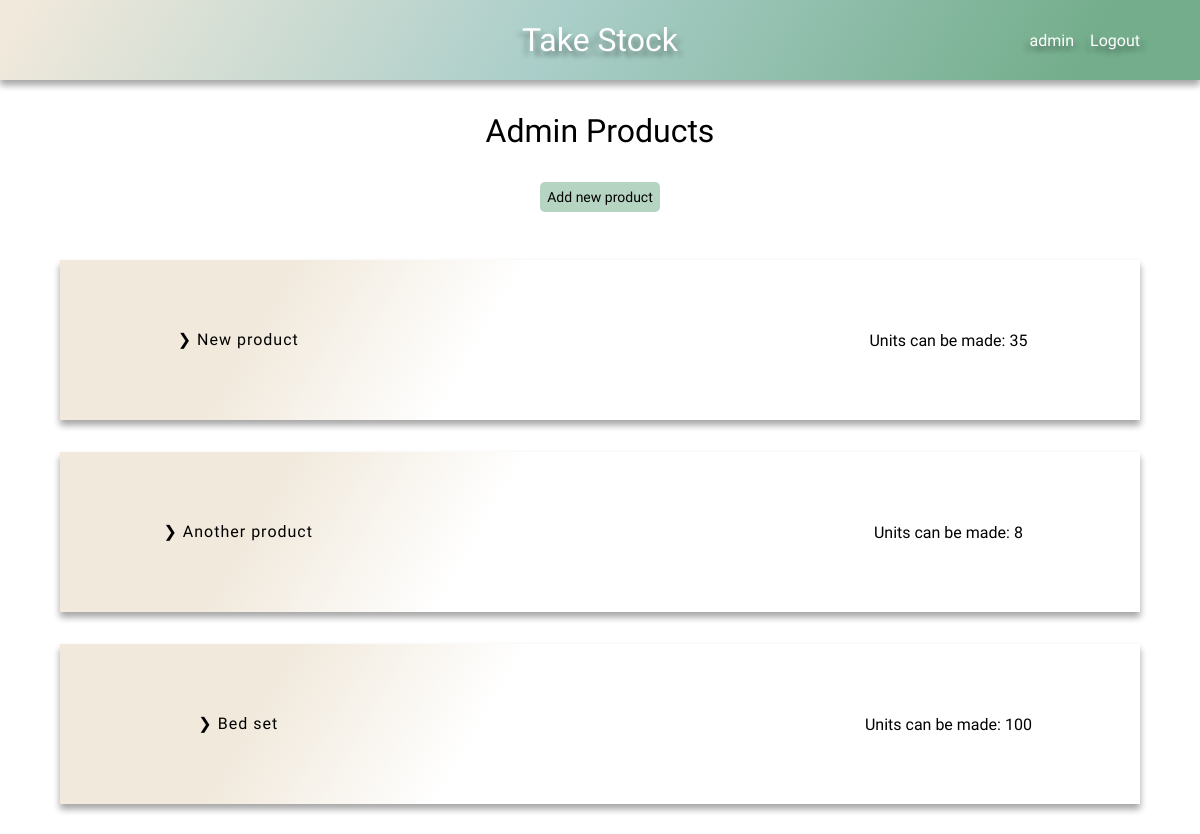
The page /products/ (signed in, upper part) on the database as committed earlier.
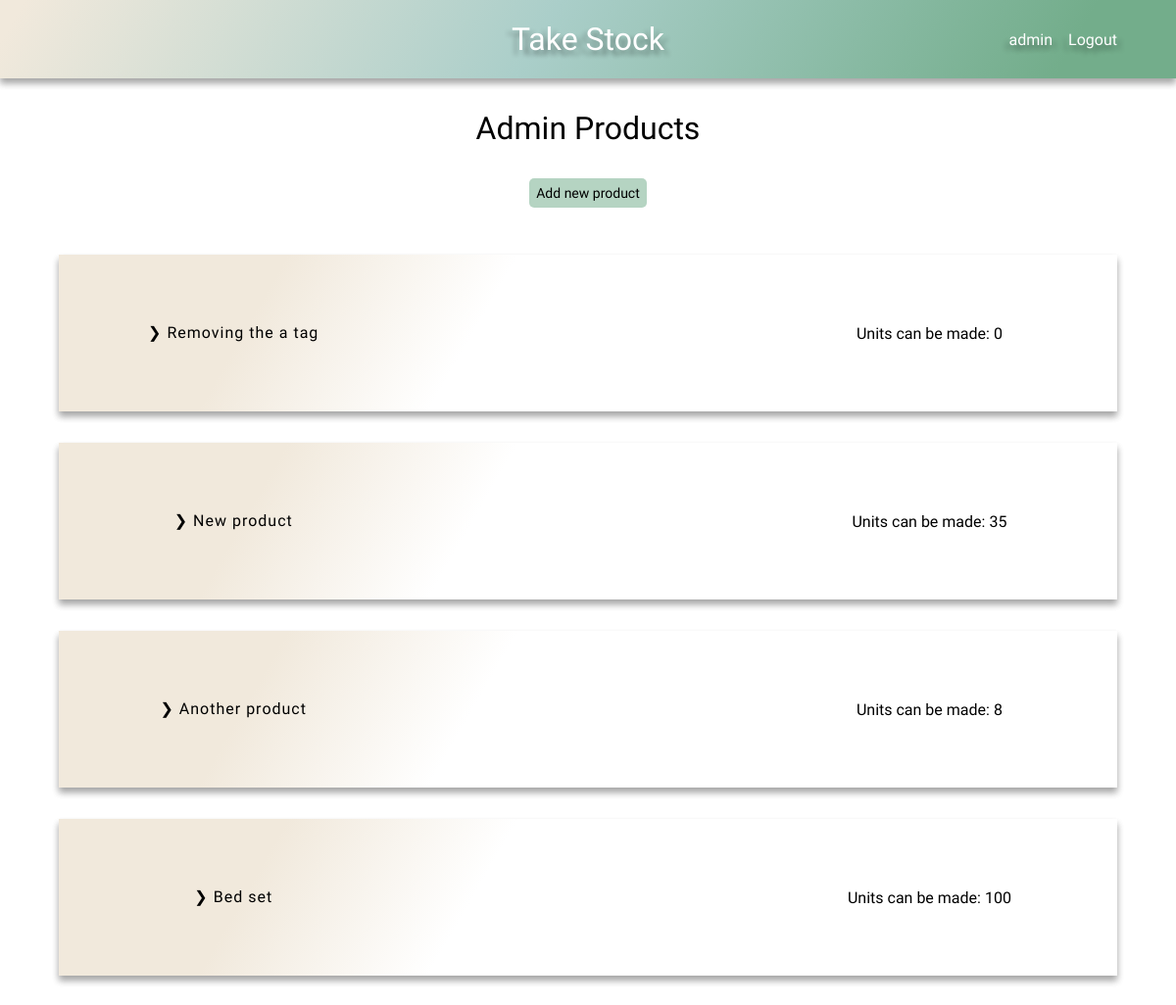
The same page on the database as committed later.
### stock/models.py (models this page shows)
class Product(models.Model):
    name = models.CharField(max_length=100)
    stock_parts = models.ManyToManyField(Stock)
    company = models.ForeignKey(User, on_delete=models.CASCADE, default=1)
    def __str__(self):
        return f'{self.name}'

### stock/views.py (the view)
# urls.py: path('products/', product_page, name='products'),
def product_page(request):
    default_user = request.user
    products = Product.objects.filter(company=default_user)
    number_to_be_made = {}
    for product in products:
        parts = Parts.objects.filter(
            product_part_belongs_to=product.id
            )
        units = {}
        amount = []
        total_units_to_be_made = {}
        for i in parts:
            units_to_make = (i.item.number_in_stock / i.number_required)
            units_to_make = math.floor(units_to_make)
            units[i.product_part_belongs_to] = units_to_make
            amount.append(units_to_make)
        amount.sort()
        amount = amount[:1]
        if len(amount) == 0 or amount[0] == 0:
            total_units_to_be_made = 0
        else:
            for num in amount:
                int(num)
                total_units_to_be_made = num
        number_to_be_made[product.id] = total_units_to_be_made
    context = {
        'products': products,
        'number_to_be_made': number_to_be_made,
        'default_user': default_user
    }
    return render(request, 'products.html', context)

### stock/context_processors.py (called while the page is built)
def base(request):
    default_user = request.user
    return ({
        'default_user': default_user
        })

### stock/templates/products.html
{% extends 'base.html' %}
{% load static %}
{% block head %}
    <link rel="stylesheet" href="{% static 'css/product.css' %}">
{% endblock %}
{% block content %}
    <h1>{{ default_user|title }} Products</h1>
    <div class="add-new btn btn-submit btn-hover">
        <a href="{% url 'add_new_product' %}">Add new product</a>
    </div>
    {% if not products %}
        <h2 class="center">You don't have any products yet!</h2>
    {% else %}
        <div class="product-container">
            {% for product in products %}
                <div class="product-row">
                    <div class="product">
                        <a href="{% url 'product-detail' product.id %}">❯ {{ product }}</a>
                    </div>
                    <div class="orders">
                    </div>
                    <div class="unit-number">
                        {% for key, value in number_to_be_made.items %}
                            {% if product.id == key %}
                                Units can be made: {{ value }}
                            {% endif %}
                        {% endfor %}
                    </div>
                </div>
            {% endfor %}
        </div>
    {% endif %}
{% endblock %}

### stock/templates/base.html (shortened to what this page needs)
{% load static %}
<!DOCTYPE html>
<html lang="en">
<head>
    <link rel="stylesheet" href="{% static 'css/style.css' %}">
    {% block head %}
    {% endblock %}
</head>
<body>
    <header class="main-header">
        <h1><a href="{% url 'home' %}">Take Stock</a></h1>
        <div class="user-nav">
            {% if user.is_authenticated %}
                <div id="dropdown">{{ default_user }}
                </div>
                <a href="{% url 'logout' %}">Logout</a>
            {% else %}
                <a href="{% url 'login' %}">Login</a>
                <a href="{% url 'register' %}">Register</a>
            {% endif %}
        </div>
    </header>
    {% block content %}
    {% endblock %}
</body>
</html>

### static/css/style.css (style rules this page uses)
:root { --clr-mix-calm: 120deg, #f1e9dc 2%, #aacec9, #73ad8b 90%; --shadow: 0 10px 20px 0 rgba(0, 0, 0, .2), 0 10px 20px 0 rgba(0, 0, 0, .2); --shadow-s: 0 5px 7px 0 rgba(0, 0, 0, .2), 0 5px 7px 0 rgba(0, 0, 0, .2); --shadow-l: 0 20px 30px 0 rgba(0, 0, 0, .2), 0 20px 30px 0 rgba(0, 0, 0, .2); --shadow-tl: 5px 5px 5px rgba(0, 0, 0, .2), -5px 5px 5px rgba(0, 0, 0, .2); --header-height: 5em; --hover: .522; --btn-submit: hsla(145, 26%, 56%, var(--hover)); --btn-delete: hsla(0, 58%, 86%, var(--hover)); }
*, *::before, *::after { margin: 0; padding: 0; box-sizing: border-box; text-decoration: none; list-style-type: none; color: #000000; font-family: 'Nanum Gothic', 'Gill Sans', 'Gill Sans MT', Calibri, 'Trebuchet MS', sans-serif; font-weight: 300; }
body { overflow-x: hidden; }
h1, .center, .add-new { width: max-content; margin: 1em auto; }
.add-new { padding: .5em; border-radius: 5px; }
.main-header { display: flex; justify-content: center; align-items: center; height: var(--header-height); background: linear-gradient(var(--clr-mix-calm)); box-shadow: var(--shadow-s); position: relative; }
.main-header h1 a { color: #FFFFFF; text-shadow: var(--shadow-tl); }
.btn { border: none; font-size: 14px; }
.btn-submit { background-color: var(--btn-submit); }
.user-nav { max-width: 20%; display: flex; justify-content: space-between; gap: 1em; position: absolute; right: 5%; }
.user-nav div, .user-nav a { color: #FFFFFF; text-shadow: var(--shadow-tl); }
#dropdown { position: relative; cursor: pointer; }
@media screen and (min-width: 1200px) { body { max-width: 1200px; min-height: 100vh; margin: 0 auto; box-shadow: var(--shadow-l); } }

### static/css/product.css (style rules this page uses)
.product-container { min-width: 80%; max-width: 90%; margin: 2em auto; display: flex; flex-direction: column-reverse; }
.product-row { width: 100%; height: 10em; display: flex; align-items: center; text-align: center; justify-content: space-between; margin: 1em 0; box-shadow: var(--shadow-s); background-image: linear-gradient( 120deg, #f1e9dc 20%, transparent 40% ); }
.product, .orders, .unit-number { height: 100%; width: 100%; display: flex; justify-content: center; align-items: center; }
.product a { padding: 3em; line-height: 2em; letter-spacing: 1px; text-underline-offset: .2em; }
.unit-number { padding-right: 1em; }

Rows that differ between the two databases and show on the page:
added Product: name "Removing the a tag", number_to_be_made "0"
